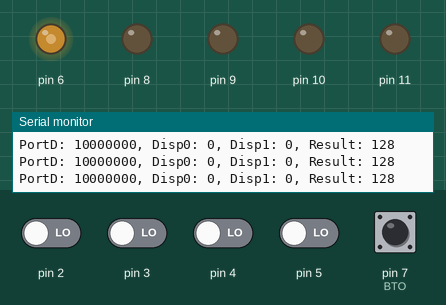
Recording of a sketch running on a simulated Arduino Uno, built with avr-gcc and run on an emulated ATmega328P. On the bench: output pins drawn as LEDs (lit = HIGH), the last lines printed to the serial monitor. The test bench sets the inputs (shaded band); at power-on: pin 7 (BTO) HIGH, pin 2–5 LOW.

Above: at 1.2 s.
1.3 s: pin 7 (BTO) pulled LOW for 1 s
At 2.4 s:
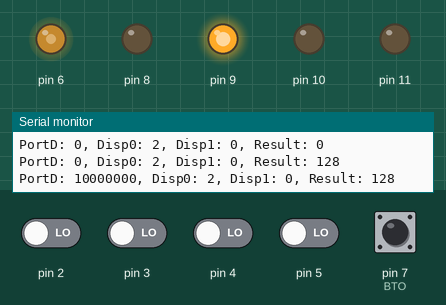
3.8 s: pin 7 (BTO) pulled LOW for 1 s
At 5.8 s:
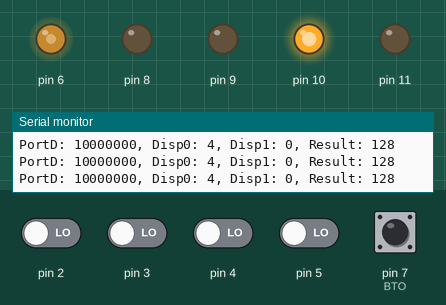
6.3 s: pin 7 (BTO) pulled LOW for 1 s
At 8.4 s:
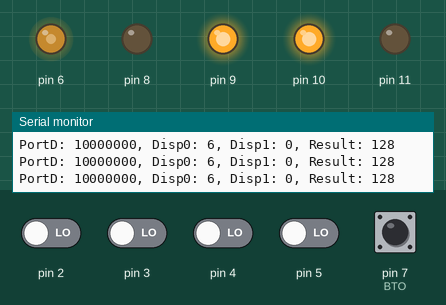
8.8 s: pin 7 (BTO) pulled LOW for 0.15 s
At 10.0 s:
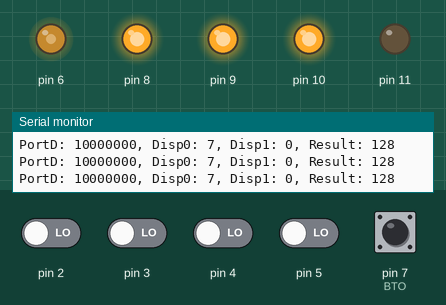
10.4 s: pin 7 (BTO) pulled LOW for 1 s
At 11.6 s:
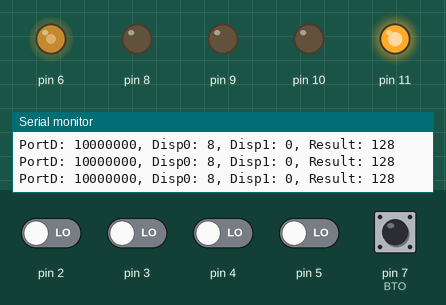
12.9 s: pin 7 (BTO) pulled LOW for 0.15 s
At 14.2 s:
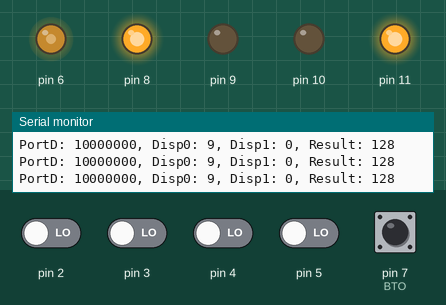
Timing chart, 0 to 15.5 s (numbered marks = the images above; inputs shaded):
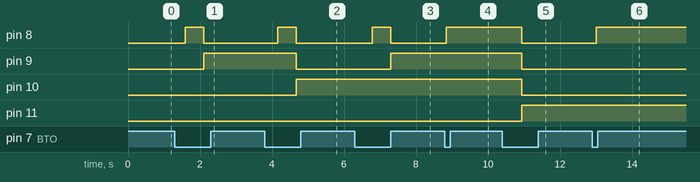

The sketch:

7sgmentosPWM_debug.ino
```cpp
#define BTO 7

byte disp0 = 0;
byte disp1 = 0;

unsigned long time = 0;

void setup() {
  pinMode(8, OUTPUT);
  pinMode(9, OUTPUT);
  pinMode(10, OUTPUT);
  pinMode(11, OUTPUT);

  pinMode(BTO, INPUT_PULLUP);

  pinMode(6, OUTPUT);
  analogWrite(6,127);

  Serial.begin(9600);
}

void loop() {

  if((millis()-time) > 500){
    time = millis();
  	if((PIND&(1<<PIND7)) == 0){
  		if(++disp0 > 9){
  			disp0 = 0;
        if(++disp1 > 9)
          disp1=0;
      }
    }
	}

  Serial.print("PortD: ");
  Serial.print(PIND,BIN);
  Serial.print(", Disp0: ");
  Serial.print(disp0,DEC);
  Serial.print(", Disp1: ");
  Serial.print(disp1,DEC);
  Serial.print(", Result: ");
  Serial.println(PIND&(1<<PIND7)  );


    if((PIND&(1<<PIND6) )== 0)
      PORTB = disp0;
    else
      PORTB = disp1;

    delay(10);

}
```

Measured:
- after the input at 1.3 s, pin 8: LOW → HIGH after 0.29 s, → LOW 0.51 s later; pin 9: LOW → HIGH after 0.80 s
- after the input at 3.8 s, pin 8: LOW → HIGH after 0.36 s, → LOW 0.51 s later; pin 9: HIGH → LOW after 0.88 s; pin 10: LOW → HIGH after 0.88 s
- after the input at 6.3 s, pin 8: LOW → HIGH after 0.48 s, → LOW 0.51 s later; pin 9: LOW → HIGH after 0.99 s
- after the input at 8.8 s, pin 8: LOW → HIGH at once
- after the input at 10.4 s, pin 8–10: HIGH → LOW after 0.54 s; pin 11: LOW → HIGH after 0.54 s
- after the input at 12.9 s, pin 8: LOW → HIGH after 0.10 s
